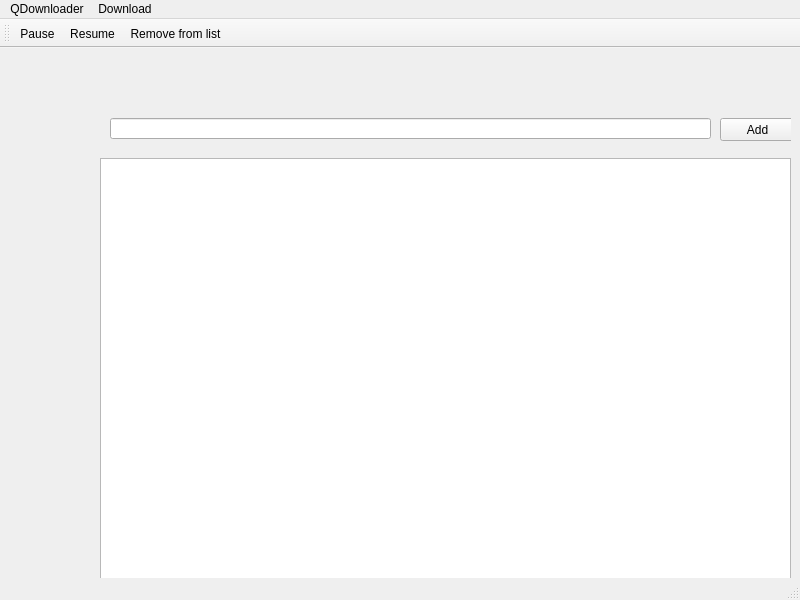
<?xml version="1.0" encoding="UTF-8"?>
<ui version="4.0">
 <class>MainWindow</class>
 <widget class="QMainWindow" name="MainWindow">
  <property name="geometry">
   <rect>
    <x>0</x>
    <y>0</y>
    <width>800</width>
    <height>600</height>
   </rect>
  </property>
  <property name="windowTitle">
   <string>MainWindow</string>
  </property>
  <widget class="QWidget" name="centralwidget">
   <widget class="QWidget" name="verticalLayoutWidget">
    <property name="geometry">
     <rect>
      <x>100</x>
      <y>60</y>
      <width>691</width>
      <height>481</height>
     </rect>
    </property>
    <layout class="QVBoxLayout" name="verticalLayout">
     <item>
      <widget class="QWidget" name="widget" native="true">
       <property name="minimumSize">
        <size>
         <width>0</width>
         <height>44</height>
        </size>
       </property>
       <widget class="QLineEdit" name="addLineEdit">
        <property name="geometry">
         <rect>
          <x>10</x>
          <y>10</y>
          <width>601</width>
          <height>21</height>
         </rect>
        </property>
       </widget>
       <widget class="QPushButton" name="addButton">
        <property name="geometry">
         <rect>
          <x>620</x>
          <y>10</y>
          <width>75</width>
          <height>23</height>
         </rect>
        </property>
        <property name="text">
         <string>Add</string>
        </property>
       </widget>
      </widget>
     </item>
     <item>
      <widget class="QListView" name="listView"/>
     </item>
    </layout>
   </widget>
  </widget>
  <widget class="QMenuBar" name="menubar">
   <property name="geometry">
    <rect>
     <x>0</x>
     <y>0</y>
     <width>800</width>
     <height>21</height>
    </rect>
   </property>
   <widget class="QMenu" name="menuDownload">
    <property name="title">
     <string>Download</string>
    </property>
    <addaction name="actionPause"/>
    <addaction name="actionResume"/>
    <addaction name="actionRemove_from_list"/>
   </widget>
   <widget class="QMenu" name="menuFile">
    <property name="title">
     <string>QDownloader</string>
    </property>
    <addaction name="actionPreferences"/>
    <addaction name="actionQuit"/>
   </widget>
   <addaction name="menuFile"/>
   <addaction name="menuDownload"/>
  </widget>
  <widget class="QStatusBar" name="statusbar"/>
  <widget class="QToolBar" name="toolBar">
   <property name="windowTitle">
    <string>toolBar</string>
   </property>
   <attribute name="toolBarArea">
    <enum>TopToolBarArea</enum>
   </attribute>
   <attribute name="toolBarBreak">
    <bool>false</bool>
   </attribute>
   <addaction name="actionPause"/>
   <addaction name="actionResume"/>
   <addaction name="actionRemove_from_list"/>
  </widget>
  <action name="actionPause">
   <property name="text">
    <string>Pause</string>
   </property>
  </action>
  <action name="actionResume">
   <property name="text">
    <string>Resume</string>
   </property>
  </action>
  <action name="actionRemove_from_list">
   <property name="text">
    <string>Remove from list</string>
   </property>
  </action>
  <action name="actionQuit">
   <property name="text">
    <string>Quit</string>
   </property>
   <property name="menuRole">
    <enum>QAction::QuitRole</enum>
   </property>
  </action>
  <action name="actionPreferences">
   <property name="text">
    <string>Preferences</string>
   </property>
   <property name="menuRole">
    <enum>QAction::PreferencesRole</enum>
   </property>
  </action>
 </widget>
 <resources/>
 <connections>
  <connection>
   <sender>actionQuit</sender>
   <signal>triggered()</signal>
   <receiver>MainWindow</receiver>
   <slot>close()</slot>
   <hints>
    <hint type="sourcelabel">
     <x>-1</x>
     <y>-1</y>
    </hint>
    <hint type="destinationlabel">
     <x>399</x>
     <y>299</y>
    </hint>
   </hints>
  </connection>
 </connections>
</ui>
